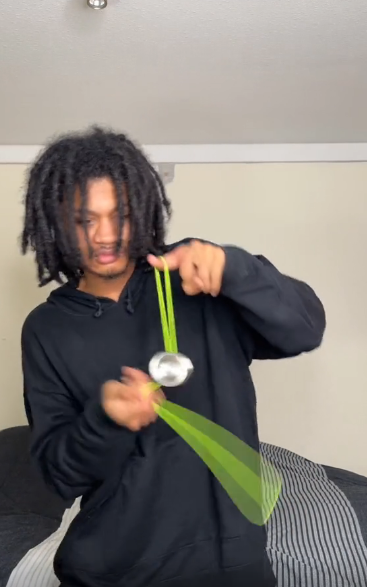
#> input picture input-videos/string.png, 367 x 587 px
$ python multi_slider.py
#> lines starting #> are read from the running program, lines starting #| are printed output that depends on the picture; after the words box and inside, x2 and y2 are one past the last pixel; in counts of white or black regions, pixels touching at a corner belong together
import cv2 as cv
import numpy as np
import math
import skvideo.io

def nothing(x):
    pass

image = cv.imread("../input-videos/string.png")
#> image is the input picture: shape (587, 367, 3); mean B, G, R 119.7, 125.8, 131
cv.namedWindow('image')

cv.createTrackbar('Green Min H', 'image', 35, 255, nothing)
cv.createTrackbar('Green Min S', 'image', 20, 255, nothing)
cv.createTrackbar('Green Min V', 'image', 50, 255, nothing)

cv.createTrackbar('Green Max H', 'image', 70, 255, nothing)
cv.createTrackbar('Green Max S', 'image', 255, 255, nothing)
cv.createTrackbar('Green Max V', 'image', 230, 255, nothing)

while True:
    # Get current trackbar values
    green_min_h = cv.getTrackbarPos('Green Min H', 'image')
    green_min_s = cv.getTrackbarPos('Green Min S', 'image')
    green_min_v = cv.getTrackbarPos('Green Min V', 'image')
    green_max_h = cv.getTrackbarPos('Green Max H', 'image')
    green_max_s = cv.getTrackbarPos('Green Max S', 'image')
    green_max_v = cv.getTrackbarPos('Green Max V', 'image')

    GREEN_MIN = (green_min_h, green_min_s, green_min_v)
    GREEN_MAX = (green_max_h, green_max_s, green_max_v)

    # Apply color filtering
    hsv_image = cv.cvtColor(image, cv.COLOR_BGR2HSV)
#> hsv_image: shape (587, 367, 3); mean H, S, V 59.7, 47.5, 136
    green_mask = cv.inRange(hsv_image, GREEN_MIN, GREEN_MAX)
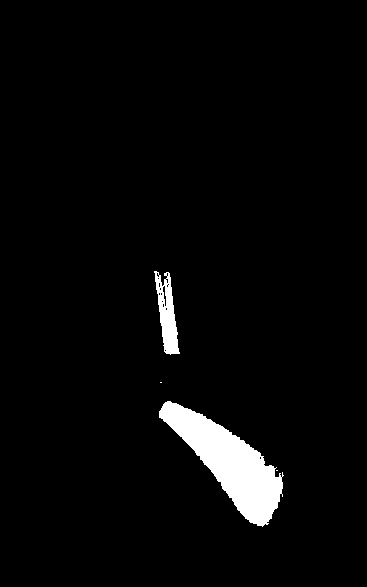
#> green_mask: shape (587, 367); 3.4% white; 4 white regions (2 under 20 px), largest, box (x1, y1, x2, y2) and area: (159, 401, 284, 527) 6145, (154, 271, 180, 355) 1120
    result = cv.bitwise_and(image, image, mask=green_mask)
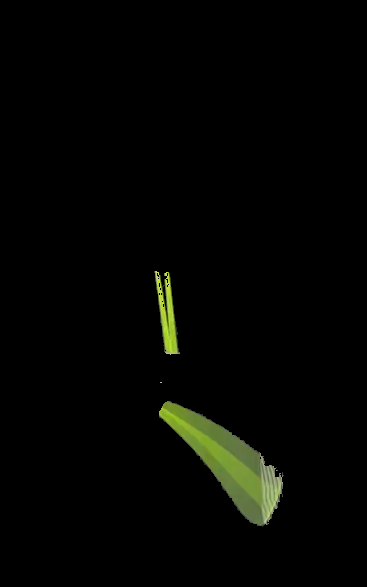
#> result: shape (587, 367, 3); mean B, G, R 2.2, 4.9, 4

    # Display the result
    cv.imshow('image', result)

    # Wait for a key press and check if the 'q' key was pressed
    if cv.waitKey(1) & 0xFF == ord('q'):
#> (key q is pressed here)
        break

cv.destroyAllWindows()
